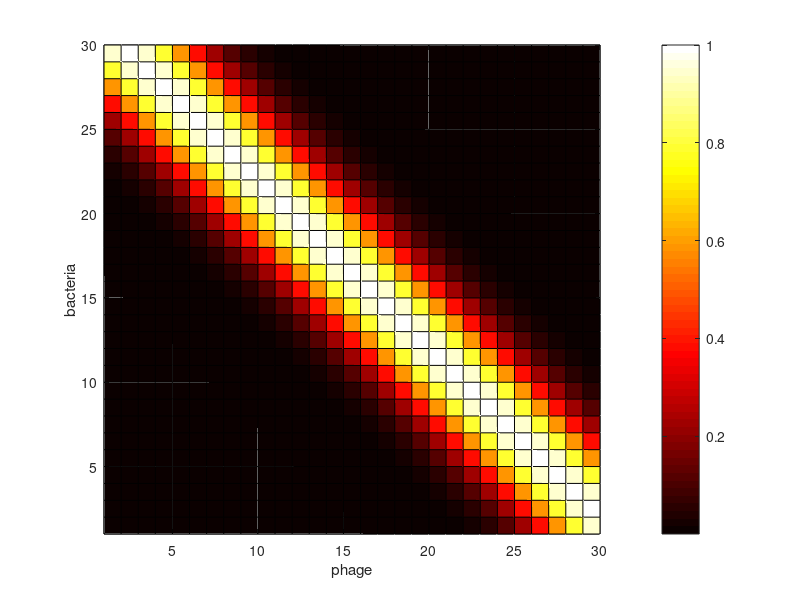

Here is the MATLAB script that generated this plot: (Note: this script raises an error after producing the figure.)
n = 30;

x = (0:n-1)/(n-1);
y = x;

sigma = 0.01;

phi = @(y,mesh)(exp(-(y.^2)/(2*sigma)));

%phistar = @(y)(erf(2*y)+1)/2;
%phi = @(y,mesh)max(phistar(mesh))-phistar(y);

[X,Y] = meshgrid(1-x,y);

Phi = phi(X-Y,x);

surf(Phi);
view(2)

colormap(hot);
xlabel('phage');
ylabel('bacteria');

axis tight
box on

colorbar


export_fig('./figures/imagePhi.pdf')

